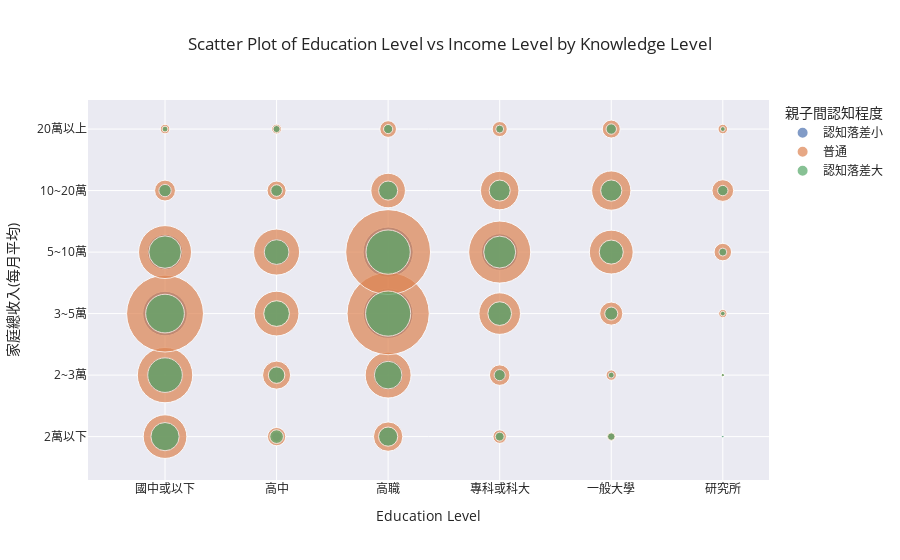

The notebook cell saved with this chart:
### Code cell
df_blue['w3p104_label'] = df_blue['w3p104'].map(education_level_mapping)
df_blue['w3p602_label'] = df_blue['w3p602'].map(income_level_mapping)    
df_blue['w3p104_label'] = pd.Categorical(df_blue['w3p104_label'], categories=education_order, ordered=True)
df_blue['w3p602_label'] = pd.Categorical(df_blue['w3p602_label'], categories=income_order, ordered=True)

# Get the total number of students
total_students = df_blue['stud_id'].nunique()

percentile_20 = df_blue['diff_avg'].quantile(0.2)
percentile_80 = df_blue['diff_avg'].quantile(0.8)
def map_know_level(diff_avg):
  if diff_avg <= percentile_20:
    return 1
  elif diff_avg > percentile_80:
    return 3
  else:
    return 2
df_blue['know_level'] = df_blue['diff_avg'].apply(map_know_level)

know_level_mapping = {1: '認知落差小', 2: '普通', 3: '認知落差大'}
df_blue['know_level_label'] = df_blue['know_level'].map(know_level_mapping)
know_order = ['認知落差小', '普通', '認知落差大']
df_blue['know_level_label'] = pd.Categorical(df_blue['know_level_label'], categories=know_order, ordered=True)

# Aggregate the data to count occurrences of each combination
agg_df = df_blue.groupby(['w3p104_label', 'w3p602_label', 'know_level_label']).size().reset_index(name='count')

# Plot using Plotly Express
fig = px.scatter(
    agg_df,
    x='w3p104_label',
    y='w3p602_label',
    size='count',
    color='know_level_label',
    size_max=60,
    title='Scatter Plot of Education Level vs Income Level by Knowledge Level',
    labels={'w3p104_label': 'Education Level', 'w3p602_label': '家庭總收入(每月平均)', 'know_level_label': '親子間認知程度'},
    template='seaborn'
)

# Show the plot
fig.show()

### Figure 1 — Plotly figure (JSON) as saved in the notebook; plotly's stock layout.template omitted (floating-point values rounded to 4 significant figures)
{"data": [{"hovertemplate": "親子間認知程度=認知落差小<br>Education Level=%{x}<br>家庭總收入(每月平均)=%{y}<br>count=%{marker.size}<extra></extra>", "legendgroup": "認知落差小", "marker": {"color": "rgb(76,114,176)", "size": [156, 234, 348, 220, 36, 4, 17, 47, 107, 128, 21, 10, 63, 161, 433, 441, 70, 13, 11, 30, 101, 234, 77, 14, 8, 11, 32, 106, 83, 21, 1, 0, 3, 15, 21, 5], "sizemode": "area", "sizeref": 0.3522, "symbol": "circle"}, "mode": "markers", "name": "認知落差小", "orientation": "v", "showlegend": true, "type": "scatter", "x": ["國中或以下", "國中或以下", "國中或以下", "國中或以下", "國中或以下", "國中或以下", "高中", "高中", "高中", "高中", "高中", "高中", "高職", "高職", "高職", "高職", "高職", "高職", "專科或科大", "專科或科大", "專科或科大", "專科或科大", "專科或科大", "專科或科大", "一般大學", "一般大學", "一般大學", "一般大學", "一般大學", "一般大學", "研究所", "研究所", "研究所", "研究所", "研究所", "研究所"], "xaxis": "x", "y": ["2萬以下", "2~3萬", "3~5萬", "5~10萬", "10~20萬", "20萬以上", "2萬以下", "2~3萬", "3~5萬", "5~10萬", "10~20萬", "20萬以上", "2萬以下", "2~3萬", "3~5萬", "5~10萬", "10~20萬", "20萬以上", "2萬以下", "2~3萬", "3~5萬", "5~10萬", "10~20萬", "20萬以上", "2萬以下", "2~3萬", "3~5萬", "5~10萬", "10~20萬", "20萬以上", "2萬以下", "2~3萬", "3~5萬", "5~10萬", "10~20萬", "20萬以上"], "yaxis": "y"}, {"hovertemplate": "親子間認知程度=普通<br>Education Level=%{x}<br>家庭總收入(每月平均)=%{y}<br>count=%{marker.size}<extra></extra>", "legendgroup": "普通", "marker": {"color": "rgb(221,132,82)", "size": [335, 540, 1041, 494, 77, 16, 59, 139, 352, 373, 64, 17, 152, 371, 1191, 1268, 210, 49, 32, 74, 304, 678, 260, 40, 13, 19, 94, 338, 271, 57, 0, 2, 12, 54, 83, 16], "sizemode": "area", "sizeref": 0.3522, "symbol": "circle"}, "mode": "markers", "name": "普通", "orientation": "v", "showlegend": true, "type": "scatter", "x": ["國中或以下", "國中或以下", "國中或以下", "國中或以下", "國中或以下", "國中或以下", "高中", "高中", "高中", "高中", "高中", "高中", "高職", "高職", "高職", "高職", "高職", "高職", "專科或科大", "專科或科大", "專科或科大", "專科或科大", "專科或科大", "專科或科大", "一般大學", "一般大學", "一般大學", "一般大學", "一般大學", "一般大學", "研究所", "研究所", "研究所", "研究所", "研究所", "研究所"], "xaxis": "x", "y": ["2萬以下", "2~3萬", "3~5萬", "5~10萬", "10~20萬", "20萬以上", "2萬以下", "2~3萬", "3~5萬", "5~10萬", "10~20萬", "20萬以上", "2萬以下", "2~3萬", "3~5萬", "5~10萬", "10~20萬", "20萬以上", "2萬以下", "2~3萬", "3~5萬", "5~10萬", "10~20萬", "20萬以上", "2萬以下", "2~3萬", "3~5萬", "5~10萬", "10~20萬", "20萬以上", "2萬以下", "2~3萬", "3~5萬", "5~10萬", "10~20萬", "20萬以上"], "yaxis": "y"}, {"hovertemplate": "親子間認知程度=認知落差大<br>Education Level=%{x}<br>家庭總收入(每月平均)=%{y}<br>count=%{marker.size}<extra></extra>", "legendgroup": "認知落差大", "marker": {"color": "rgb(85,168,104)", "size": [140, 211, 264, 185, 27, 6, 33, 48, 117, 108, 24, 9, 65, 135, 359, 345, 64, 15, 14, 22, 99, 180, 78, 11, 10, 6, 30, 102, 79, 19, 1, 2, 4, 11, 19, 4], "sizemode": "area", "sizeref": 0.3522, "symbol": "circle"}, "mode": "markers", "name": "認知落差大", "orientation": "v", "showlegend": true, "type": "scatter", "x": ["國中或以下", "國中或以下", "國中或以下", "國中或以下", "國中或以下", "國中或以下", "高中", "高中", "高中", "高中", "高中", "高中", "高職", "高職", "高職", "高職", "高職", "高職", "專科或科大", "專科或科大", "專科或科大", "專科或科大", "專科或科大", "專科或科大", "一般大學", "一般大學", "一般大學", "一般大學", "一般大學", "一般大學", "研究所", "研究所", "研究所", "研究所", "研究所", "研究所"], "xaxis": "x", "y": ["2萬以下", "2~3萬", "3~5萬", "5~10萬", "10~20萬", "20萬以上", "2萬以下", "2~3萬", "3~5萬", "5~10萬", "10~20萬", "20萬以上", "2萬以下", "2~3萬", "3~5萬", "5~10萬", "10~20萬", "20萬以上", "2萬以下", "2~3萬", "3~5萬", "5~10萬", "10~20萬", "20萬以上", "2萬以下", "2~3萬", "3~5萬", "5~10萬", "10~20萬", "20萬以上", "2萬以下", "2~3萬", "3~5萬", "5~10萬", "10~20萬", "20萬以上"], "yaxis": "y"}], "layout": {"legend": {"itemsizing": "constant", "title": {"text": "親子間認知程度"}, "tracegroupgap": 0}, "title": {"text": "Scatter Plot of Education Level vs Income Level by Knowledge Level"}, "xaxis": {"anchor": "y", "domain": [0, 1], "title": {"text": "Education Level"}}, "yaxis": {"anchor": "x", "domain": [0, 1], "title": {"text": "家庭總收入(每月平均)"}}}}
